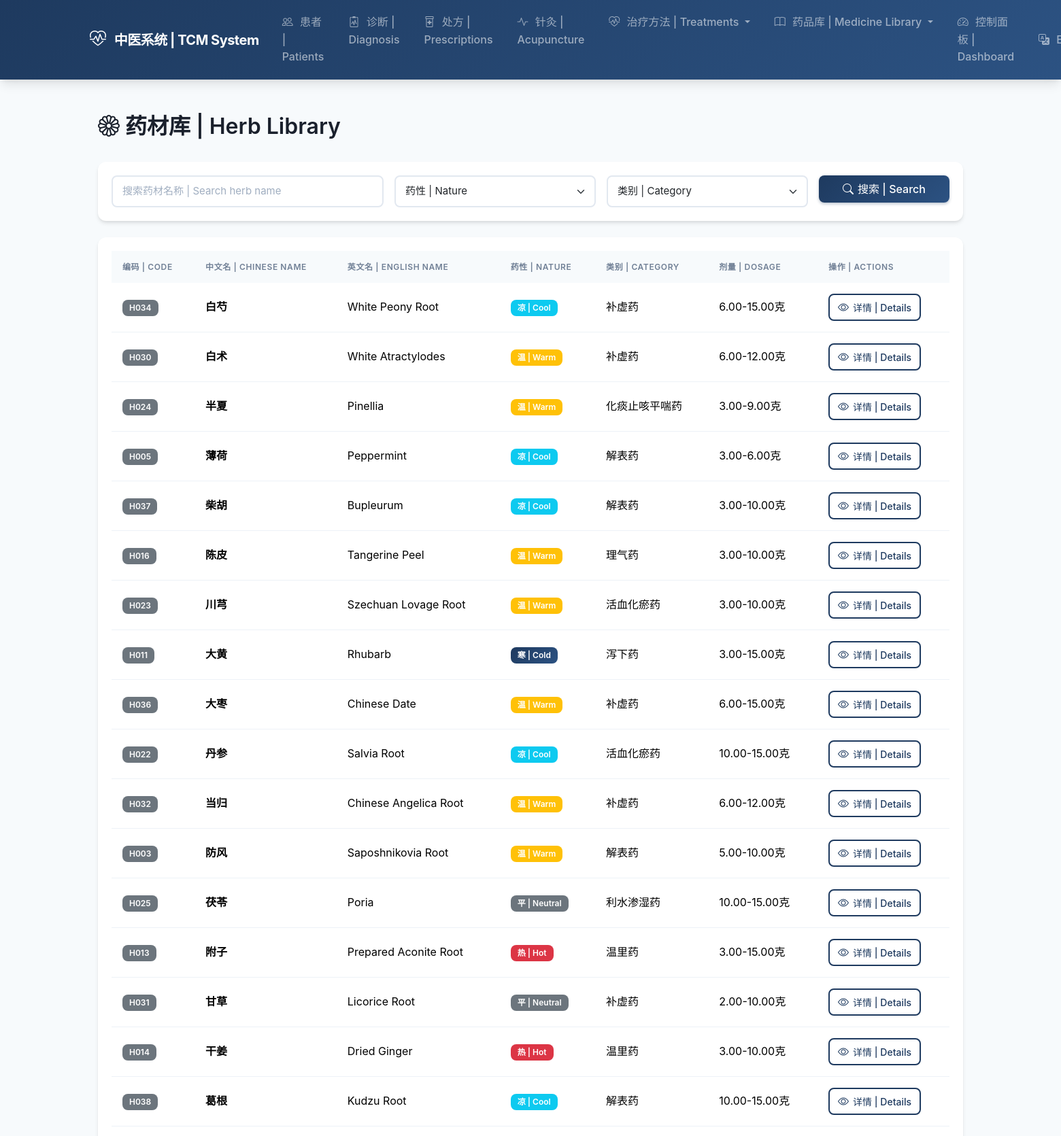
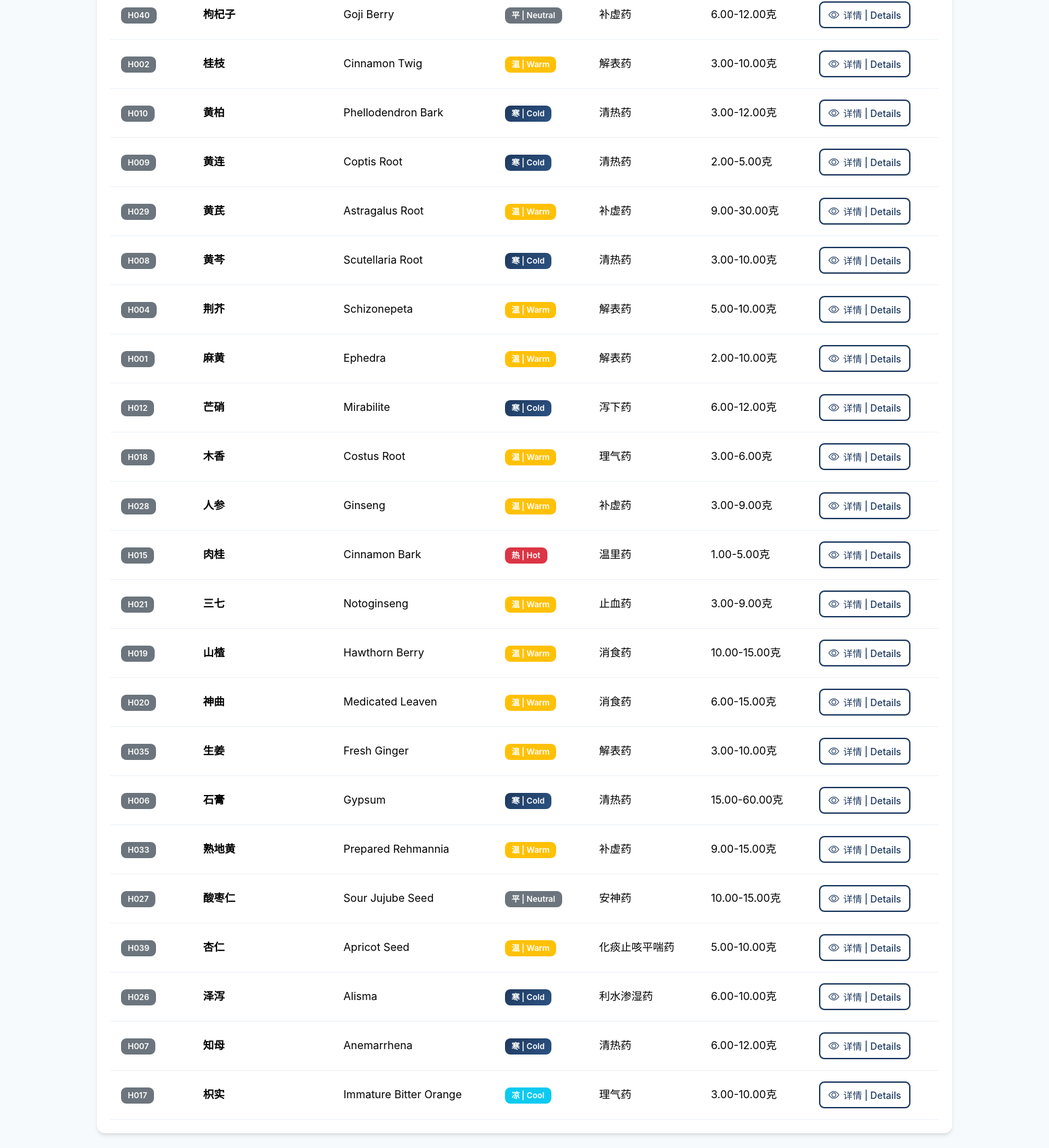
Page /prescriptions/herbs/ (signed in, upper part) on the committed database (2 pictures, top to bottom).
### prescriptions/models.py (models this page shows, shortened)
class Herb(models.Model):
    class Nature(models.TextChoices):
        HOT = 'hot', _('热 | Hot')
        WARM = 'warm', _('温 | Warm')
        NEUTRAL = 'neutral', _('平 | Neutral')
        COOL = 'cool', _('凉 | Cool')
        COLD = 'cold', _('寒 | Cold')
    class Taste(models.TextChoices):
        SOUR = 'sour', _('酸 | Sour')
        BITTER = 'bitter', _('苦 | Bitter')
        SWEET = 'sweet', _('甘 | Sweet')
        PUNGENT = 'pungent', _('辛 | Pungent')
        SALTY = 'salty', _('咸 | Salty')
        BLAND = 'bland', _('淡 | Bland')
        ASTRINGENT = 'astringent', _('涩 | Astringent')
    code = models.CharField(_('编码'), max_length=20, unique=True)
    name_cn = models.CharField(_('中文名'), max_length=100)
    name_en = models.CharField(_('English Name'), max_length=200)
    name_pinyin = models.CharField(_('拼音'), max_length=200, blank=True)
    name_latin = models.CharField(_('拉丁名'), max_length=200, blank=True)
    category = models.ForeignKey(
        HerbCategory,
        on_delete=models.SET_NULL,
        null=True,
        blank=True,
        related_name='herbs',
        verbose_name=_('类别'),
    )
    nature = models.CharField(
        _('药性'),
        max_length=20,
        choices=Nature.choices,
        default=Nature.NEUTRAL,
    )
    taste = models.JSONField(
        _('药味'),
        default=list,
        help_text=_('List of tastes, e.g., ["sweet", "bitter"]'),
    )
    meridians = models.JSONField(
        _('归经'),
        default=list,
        help_text=_('List of meridians, e.g., ["lung", "spleen"]'),
    )
    functions = models.TextField(
        _('功效'),
        blank=True,
        help_text=_('Main therapeutic functions'),
    )
    indications = models.TextField(
        _('主治'),
        blank=True,
        help_text=_('Clinical indications'),
    )
    contraindications = models.TextField(
        _('禁忌'),
        blank=True,
        help_text=_('Contraindications and cautions'),
    )
    dosage_min = models.DecimalField(
        _('最小剂量 (克)'),
        max_digits=6,
        decimal_places=2,
        default=Decimal('3.00'),
    )
    dosage_max = models.DecimalField(
        _('最大剂量 (克)'),
        max_digits=6,
        decimal_places=2,
        default=Decimal('15.00'),
    )
    dosage_unit = models.CharField(
        _('剂量单位'),
        max_length=20,
        default='克',
    )
    preparation_notes = models.TextField(
        _('炮制/煎煮说明'),
        blank=True,
        help_text=_('Special preparation or decoction instructions'),
    )
    price_per_gram = models.DecimalField(
        _('单价 (每克)'),
        max_digits=8,
        decimal_places=2,
        null=True,
        blank=True,
    )
    is_active = models.BooleanField(_('启用'), default=True)
    is_toxic = models.BooleanField(_('有毒'), default=False)
    requires_processing = models.BooleanField(_('需炮制'), default=False)
    created_at = models.DateTimeField(auto_now_add=True)
    updated_at = models.DateTimeField(auto_now=True)
    class Meta:
        verbose_name = _('中药')
        verbose_name_plural = _('中药')
        ordering = ['name_pinyin', 'name_cn']

class HerbCategory(models.Model):
    name_cn = models.CharField(_('名称 (中文)'), max_length=100)
    name_en = models.CharField(_('Name (English)'), max_length=100)
    description = models.TextField(_('描述'), blank=True)
    class Meta:
        verbose_name = _('药材类别')
        verbose_name_plural = _('药材类别')
        ordering = ['name_cn']

### prescriptions/views.py (the view)
# urls.py: path('herbs/', views.HerbListView.as_view(), name='herb_list'),
class HerbListView(LoginRequiredMixin, ListView):
    model = Herb
    template_name = 'prescriptions/herb_list.html'
    context_object_name = 'herbs'
    paginate_by = 50
    def get_queryset(self):
        queryset = Herb.objects.filter(is_active=True)
        search = self.request.GET.get('search')
        if search:
            queryset = queryset.filter(
                Q(name_cn__icontains=search) |
                Q(name_en__icontains=search) |
                Q(name_pinyin__icontains=search)
            )
        category = self.request.GET.get('category')
        if category:
            queryset = queryset.filter(category_id=category)
        nature = self.request.GET.get('nature')
        if nature:
            queryset = queryset.filter(nature=nature)
        return queryset.order_by('name_pinyin', 'name_cn')
    def get_context_data(self, **kwargs):
        context = super().get_context_data(**kwargs)
        context['categories'] = HerbCategory.objects.all()
        context['natures'] = Herb.Nature.choices
        return context

### accounts/models.py (called while the page is built)
    @property
    def is_admin(self):
        return self.role == self.Role.ADMIN

    @property
    def is_practitioner(self):
        return self.role == self.Role.PRACTITIONER

### templates/prescriptions/herb_list.html (shortened to what this page needs)
{% extends 'base.html' %}
{% load i18n %}
{% block content %}
<div class="container mt-4">
    <div class="row">
        <div class="col-md-12">
            <div class="d-flex justify-content-between align-items-center mb-4">
                <h2><i class="bi bi-flower1"></i> 药材库 | Herb Library</h2>
            </div>
            <div class="card mb-4">
                <div class="card-body">
                    <form method="get" class="row g-3">
                        <div class="col-md-4">
                            <input type="text" name="search" class="form-control"
                                   placeholder="搜索药材名称 | Search herb name"
                                   value="{{ request.GET.search }}">
                        </div>
                        <div class="col-md-3">
                            <select name="nature" class="form-select">
                                <option value="">药性 | Nature</option>
                            </select>
                        </div>
                        <div class="col-md-3">
                            <select name="category" class="form-select">
                                <option value="">类别 | Category</option>
                            </select>
                        </div>
                        <div class="col-md-2">
                            <button type="submit" class="btn btn-primary w-100">
                                <i class="bi bi-search"></i> 搜索 | Search
                            </button>
                        </div>
                    </form>
                </div>
            </div>
            <div class="card">
                <div class="card-body">
                    <div class="table-responsive">
                        <table class="table table-hover">
                            <thead class="table-light">
                                <tr>
                                    <th>编码 | Code</th>
                                    <th>中文名 | Chinese Name</th>
                                    <th>英文名 | English Name</th>
                                    <th>药性 | Nature</th>
                                    <th>类别 | Category</th>
                                    <th>剂量 | Dosage</th>
                                    <th>操作 | Actions</th>
                                </tr>
                            </thead>
                            <tbody>
                                {% for herb in object_list %}
                                <tr>
                                    <td><span class="badge bg-secondary">{{ herb.code }}</span></td>
                                    <td><strong>{{ herb.name_cn }}</strong></td>
                                    <td>{{ herb.name_en }}</td>
                                    <td>
                                        {% if herb.nature == 'hot' %}
                                            <span class="badge bg-danger">热 | Hot</span>
                                        {% elif herb.nature == 'warm' %}
                                            <span class="badge bg-warning">温 | Warm</span>
                                        {% elif herb.nature == 'cool' %}
                                            <span class="badge bg-info">凉 | Cool</span>
                                        {% elif herb.nature == 'cold' %}
                                            <span class="badge bg-primary">寒 | Cold</span>
                                        {% else %}
                                            <span class="badge bg-secondary">平 | Neutral</span>
                                        {% endif %}
                                    </td>
                                    <td>{{ herb.category.name_cn|default:"—" }}</td>
                                    <td>{{ herb.dosage_min }}-{{ herb.dosage_max }}{{ herb.dosage_unit }}</td>
                                    <td>
                                        <a href="{% url 'prescriptions:herb_detail' herb.pk %}"
                                           class="btn btn-sm btn-outline-primary">
                                            <i class="bi bi-eye"></i> 详情 | Details
                                        </a>
                                    </td>
                                </tr>
                                {% empty %}
                                <tr>
                                    <td colspan="7" class="text-center text-muted py-4">
                                        <i class="bi bi-inbox"></i> 没有找到药材 | No herbs found
                                    </td>
                                </tr>
                                {% endfor %}
                            </tbody>
                        </table>
                    </div>
                </div>
            </div>
        </div>
    </div>
</div>
{% endblock %}

### static/css/style.css (style rules this page uses)
:root { --tcm-primary: #1e3a5f; --tcm-primary-light: #2c5282; --tcm-primary-dark: #152a45; --tcm-secondary: #38a169; --tcm-secondary-light: #48bb78; --tcm-accent: #ed8936; --tcm-accent-light: #f6ad55; --tcm-danger: #e53e3e; --tcm-warning: #ecc94b; --tcm-info: #4299e1; --tcm-gray-50: #f7fafc; --tcm-gray-100: #edf2f7; --tcm-gray-200: #e2e8f0; --tcm-gray-300: #cbd5e0; --tcm-gray-400: #a0aec0; --tcm-gray-500: #718096; --tcm-gray-600: #4a5568; --tcm-gray-700: #2d3748; --tcm-gray-800: #1a202c; --tcm-gradient: linear-gradient(135deg, var(--tcm-primary) 0%, var(--tcm-primary-light) 100%); --tcm-gradient-accent: linear-gradient(135deg, var(--tcm-secondary) 0%, var(--tcm-secondary-light) 100%); --shadow-sm: 0 1px 2px 0 rgba(0, 0, 0, 0.05); --shadow: 0 4px 6px -1px rgba(0, 0, 0, 0.1), 0 2px 4px -1px rgba(0, 0, 0, 0.06); --shadow-md: 0 10px 15px -3px rgba(0, 0, 0, 0.1), 0 4px 6px -2px rgba(0, 0, 0, 0.05); --shadow-lg: 0 20px 25px -5px rgba(0, 0, 0, 0.1), 0 10px 10px -5px rgba(0, 0, 0, 0.04); --transition-fast: 150ms ease; --transition-normal: 300ms ease; --radius-sm: 0.375rem; --radius: 0.5rem; --radius-lg: 0.75rem; --radius-xl: 1rem; }
* { box-sizing: border-box; }
body { min-height: 100vh; display: flex; flex-direction: column; font-family: 'Inter', -apple-system, BlinkMacSystemFont, 'Segoe UI', Roboto, sans-serif; background-color: var(--tcm-gray-50); color: var(--tcm-gray-700); line-height: 1.6; }
h1, h2, h3, h4, h5, h6 { font-weight: 600; color: var(--tcm-gray-800); line-height: 1.3; }
a { color: var(--tcm-primary); text-decoration: none; transition: color var(--transition-fast); }
.card { border: none; border-radius: var(--radius-lg); box-shadow: var(--shadow); transition: all var(--transition-normal); overflow: hidden; }
.card-body { padding: 1.25rem; }
.btn { font-weight: 500; padding: 0.5rem 1rem; border-radius: var(--radius); transition: all var(--transition-fast); display: inline-flex; align-items: center; justify-content: center; gap: 0.375rem; }
.btn i { font-size: 1rem; }
.btn-primary { background: var(--tcm-gradient); border: none; box-shadow: 0 2px 4px rgba(30, 58, 95, 0.3); }
.btn-outline-primary { color: var(--tcm-primary); border: 2px solid var(--tcm-primary); background: transparent; }
.btn-sm { padding: 0.375rem 0.75rem; font-size: 0.875rem; }
.form-control, .form-select { border: 2px solid var(--tcm-gray-200); border-radius: var(--radius); padding: 0.625rem 0.875rem; font-size: 0.9375rem; transition: all var(--transition-fast); background-color: white; }
.form-control::placeholder { color: var(--tcm-gray-400); }
.table { margin-bottom: 0; }
.table th { font-weight: 600; font-size: 0.75rem; text-transform: uppercase; letter-spacing: 0.05em; color: var(--tcm-gray-500); background-color: var(--tcm-gray-50); padding: 0.875rem 1rem; border: none; }
.table td { padding: 1rem; vertical-align: middle; border-color: var(--tcm-gray-100); }
.table tbody tr { transition: background-color var(--transition-fast); }
.badge { font-weight: 600; font-size: 0.75rem; padding: 0.375rem 0.625rem; border-radius: var(--radius); }
.badge.bg-primary { background: var(--tcm-gradient) !important; }

### rows in the picture
Herb: code "H034", name_cn "白芍", name_en "White Peony Root", nature "凉 | Cool", category.name_cn "补虚药", dosage_min "6.00", dosage_max "15.00", dosage_unit "克"
Herb: code "H030", name_cn "白术", name_en "White Atractylodes", nature "温 | Warm", category.name_cn "补虚药", dosage_min "6.00", dosage_max "12.00", dosage_unit "克"
Herb: code "H024", name_cn "半夏", name_en "Pinellia", nature "温 | Warm", category.name_cn "化痰止咳平喘药", dosage_min "3.00", dosage_max "9.00", dosage_unit "克"
Herb: code "H005", name_cn "薄荷", name_en "Peppermint", nature "凉 | Cool", category.name_cn "解表药", dosage_min "3.00", dosage_max "6.00", dosage_unit "克"
Herb: code "H037", name_cn "柴胡", name_en "Bupleurum", nature "凉 | Cool", category.name_cn "解表药", dosage_min "3.00", dosage_max "10.00", dosage_unit "克"
Herb: code "H016", name_cn "陈皮", name_en "Tangerine Peel", nature "温 | Warm", category.name_cn "理气药", dosage_min "3.00", dosage_max "10.00", dosage_unit "克"
Herb: code "H023", name_cn "川芎", name_en "Szechuan Lovage Root", nature "温 | Warm", category.name_cn "活血化瘀药", dosage_min "3.00", dosage_max "10.00", dosage_unit "克"
Herb: code "H011", name_cn "大黄", name_en "Rhubarb", nature "寒 | Cold", category.name_cn "泻下药", dosage_min "3.00", dosage_max "15.00", dosage_unit "克"
Herb: code "H036", name_cn "大枣", name_en "Chinese Date", nature "温 | Warm", category.name_cn "补虚药", dosage_min "6.00", dosage_max "15.00", dosage_unit "克"
Herb: code "H022", name_cn "丹参", name_en "Salvia Root", nature "凉 | Cool", category.name_cn "活血化瘀药", dosage_min "10.00", dosage_max "15.00", dosage_unit "克"
Herb: code "H032", name_cn "当归", name_en "Chinese Angelica Root", nature "温 | Warm", category.name_cn "补虚药", dosage_min "6.00", dosage_max "12.00", dosage_unit "克"
Herb: code "H003", name_cn "防风", name_en "Saposhnikovia Root", nature "温 | Warm", category.name_cn "解表药", dosage_min "5.00", dosage_max "10.00", dosage_unit "克"
Herb: code "H025", name_cn "茯苓", name_en "Poria", nature "平 | Neutral", category.name_cn "利水渗湿药", dosage_min "10.00", dosage_max "15.00", dosage_unit "克"
Herb: code "H013", name_cn "附子", name_en "Prepared Aconite Root", nature "热 | Hot", category.name_cn "温里药", dosage_min "3.00", dosage_max "15.00", dosage_unit "克"
Herb: code "H031", name_cn "甘草", name_en "Licorice Root", nature "平 | Neutral", category.name_cn "补虚药", dosage_min "2.00", dosage_max "10.00", dosage_unit "克"
Herb: code "H014", name_cn "干姜", name_en "Dried Ginger", nature "热 | Hot", category.name_cn "温里药", dosage_min "3.00", dosage_max "10.00", dosage_unit "克"
Herb: code "H038", name_cn "葛根", name_en "Kudzu Root", nature "凉 | Cool", category.name_cn "解表药", dosage_min "10.00", dosage_max "15.00", dosage_unit "克"
Herb: code "H040", name_cn "枸杞子", name_en "Goji Berry", nature "平 | Neutral", category.name_cn "补虚药", dosage_min "6.00", dosage_max "12.00", dosage_unit "克"
Herb: code "H002", name_cn "桂枝", name_en "Cinnamon Twig", nature "温 | Warm", category.name_cn "解表药", dosage_min "3.00", dosage_max "10.00", dosage_unit "克"
Herb: code "H010", name_cn "黄柏", name_en "Phellodendron Bark", nature "寒 | Cold", category.name_cn "清热药", dosage_min "3.00", dosage_max "12.00", dosage_unit "克"
Herb: code "H009", name_cn "黄连", name_en "Coptis Root", nature "寒 | Cold", category.name_cn "清热药", dosage_min "2.00", dosage_max "5.00", dosage_unit "克"
Herb: code "H029", name_cn "黄芪", name_en "Astragalus Root", nature "温 | Warm", category.name_cn "补虚药", dosage_min "9.00", dosage_max "30.00", dosage_unit "克"
Herb: code "H008", name_cn "黄芩", name_en "Scutellaria Root", nature "寒 | Cold", category.name_cn "清热药", dosage_min "3.00", dosage_max "10.00", dosage_unit "克"
Herb: code "H004", name_cn "荆芥", name_en "Schizonepeta", nature "温 | Warm", category.name_cn "解表药", dosage_min "5.00", dosage_max "10.00", dosage_unit "克"
Herb: code "H001", name_cn "麻黄", name_en "Ephedra", nature "温 | Warm", category.name_cn "解表药", dosage_min "2.00", dosage_max "10.00", dosage_unit "克"
Herb: code "H012", name_cn "芒硝", name_en "Mirabilite", nature "寒 | Cold", category.name_cn "泻下药", dosage_min "6.00", dosage_max "12.00", dosage_unit "克"
Herb: code "H018", name_cn "木香", name_en "Costus Root", nature "温 | Warm", category.name_cn "理气药", dosage_min "3.00", dosage_max "6.00", dosage_unit "克"
Herb: code "H028", name_cn "人参", name_en "Ginseng", nature "温 | Warm", category.name_cn "补虚药", dosage_min "3.00", dosage_max "9.00", dosage_unit "克"
Herb: code "H015", name_cn "肉桂", name_en "Cinnamon Bark", nature "热 | Hot", category.name_cn "温里药", dosage_min "1.00", dosage_max "5.00", dosage_unit "克"
Herb: code "H021", name_cn "三七", name_en "Notoginseng", nature "温 | Warm", category.name_cn "止血药", dosage_min "3.00", dosage_max "9.00", dosage_unit "克"
Herb: code "H019", name_cn "山楂", name_en "Hawthorn Berry", nature "温 | Warm", category.name_cn "消食药", dosage_min "10.00", dosage_max "15.00", dosage_unit "克"
Herb: code "H020", name_cn "神曲", name_en "Medicated Leaven", nature "温 | Warm", category.name_cn "消食药", dosage_min "6.00", dosage_max "15.00", dosage_unit "克"
Herb: code "H035", name_cn "生姜", name_en "Fresh Ginger", nature "温 | Warm", category.name_cn "解表药", dosage_min "3.00", dosage_max "10.00", dosage_unit "克"
Herb: code "H006", name_cn "石膏", name_en "Gypsum", nature "寒 | Cold", category.name_cn "清热药", dosage_min "15.00", dosage_max "60.00", dosage_unit "克"
Herb: code "H033", name_cn "熟地黄", name_en "Prepared Rehmannia", nature "温 | Warm", category.name_cn "补虚药", dosage_min "9.00", dosage_max "15.00", dosage_unit "克"
Herb: code "H027", name_cn "酸枣仁", name_en "Sour Jujube Seed", nature "平 | Neutral", category.name_cn "安神药", dosage_min "10.00", dosage_max "15.00", dosage_unit "克"
Herb: code "H039", name_cn "杏仁", name_en "Apricot Seed", nature "温 | Warm", category.name_cn "化痰止咳平喘药", dosage_min "5.00", dosage_max "10.00", dosage_unit "克"
Herb: code "H026", name_cn "泽泻", name_en "Alisma", nature "寒 | Cold", category.name_cn "利水渗湿药", dosage_min "6.00", dosage_max "10.00", dosage_unit "克"
Herb: code "H007", name_cn "知母", name_en "Anemarrhena", nature "寒 | Cold", category.name_cn "清热药", dosage_min "6.00", dosage_max "12.00", dosage_unit "克"
Herb: code "H017", name_cn "枳实", name_en "Immature Bitter Orange", nature "凉 | Cool", category.name_cn "理气药", dosage_min "3.00", dosage_max "10.00", dosage_unit "克"
